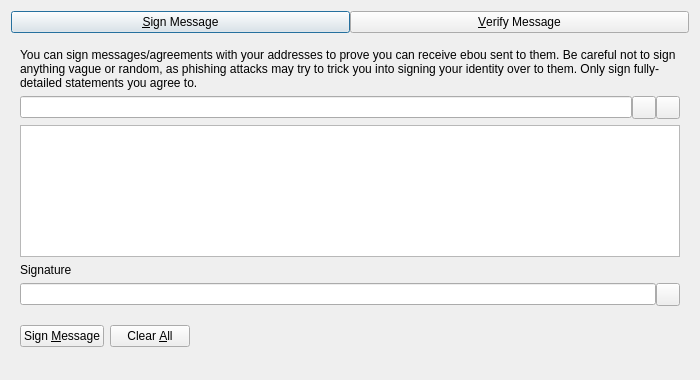
<?xml version="1.0" encoding="UTF-8"?>
<ui version="4.0">
 <class>SignVerifyMessageDialog</class>
 <widget class="QDialog" name="SignVerifyMessageDialog">
  <property name="geometry">
   <rect>
    <x>0</x>
    <y>0</y>
    <width>700</width>
    <height>380</height>
   </rect>
  </property>
  <property name="windowTitle">
   <string>Signatures - Sign / Verify a Message</string>
  </property>
  <property name="modal">
   <bool>true</bool>
  </property>
  <layout class="QVBoxLayout" name="verticalLayout">
   <item>
    <layout class="QHBoxLayout" name="horizontalLayout_Buttons_2">
     <property name="spacing">
      <number>0</number>
     </property>
     <property name="topMargin">
      <number>0</number>
     </property>
     <item>
      <widget class="QPushButton" name="btnSignMessage">
       <property name="text">
        <string>&amp;Sign Message</string>
       </property>
       <property name="checkable">
        <bool>true</bool>
       </property>
      </widget>
     </item>
     <item>
      <widget class="QPushButton" name="btnVerifyMessage">
       <property name="text">
        <string>&amp;Verify Message</string>
       </property>
       <property name="checkable">
        <bool>true</bool>
       </property>
      </widget>
     </item>
    </layout>
   </item>
   <item>
    <widget class="QStackedWidget" name="stackedWidgetSig">
     <property name="minimumSize">
      <size>
       <width>0</width>
       <height>0</height>
      </size>
     </property>
     <property name="currentIndex">
      <number>0</number>
     </property>
     <widget class="QWidget" name="pageSignMessage">
      <layout class="QVBoxLayout" name="verticalLayout_SM">
       <item>
        <widget class="QLabel" name="infoLabel_SM">
         <property name="text">
          <string>You can sign messages/agreements with your addresses to prove you can receive ebou sent to them. Be careful not to sign anything vague or random, as phishing attacks may try to trick you into signing your identity over to them. Only sign fully-detailed statements you agree to.</string>
         </property>
         <property name="textFormat">
          <enum>Qt::PlainText</enum>
         </property>
         <property name="wordWrap">
          <bool>true</bool>
         </property>
        </widget>
       </item>
       <item>
        <layout class="QHBoxLayout" name="horizontalLayout_1_SM">
         <property name="spacing">
          <number>0</number>
         </property>
         <item>
          <widget class="QValidatedLineEdit" name="addressIn_SM">
           <property name="toolTip">
            <string>The ebou address to sign the message with</string>
           </property>
          </widget>
         </item>
         <item>
          <widget class="QToolButton" name="addressBookButton_SM">
           <property name="toolTip">
            <string>Choose previously used address</string>
           </property>
           <property name="text">
            <string/>
           </property>
           <property name="shortcut">
            <string>Alt+A</string>
           </property>
          </widget>
         </item>
         <item>
          <widget class="QToolButton" name="pasteButton_SM">
           <property name="toolTip">
            <string>Paste address from clipboard</string>
           </property>
           <property name="text">
            <string/>
           </property>
           <property name="shortcut">
            <string>Alt+P</string>
           </property>
          </widget>
         </item>
        </layout>
       </item>
       <item>
        <widget class="QPlainTextEdit" name="messageIn_SM">
         <property name="toolTip">
          <string>Enter the message you want to sign here</string>
         </property>
        </widget>
       </item>
       <item>
        <widget class="QLabel" name="signatureLabel_SM">
         <property name="text">
          <string>Signature</string>
         </property>
         <property name="textFormat">
          <enum>Qt::PlainText</enum>
         </property>
        </widget>
       </item>
       <item>
        <layout class="QHBoxLayout" name="horizontalLayout_2_SM">
         <property name="spacing">
          <number>0</number>
         </property>
         <item>
          <widget class="QLineEdit" name="signatureOut_SM">
           <property name="readOnly">
            <bool>true</bool>
           </property>
          </widget>
         </item>
         <item>
          <widget class="QToolButton" name="copySignatureButton_SM">
           <property name="toolTip">
            <string>Copy the current signature to the system clipboard</string>
           </property>
           <property name="text">
            <string/>
           </property>
          </widget>
         </item>
        </layout>
       </item>
       <item>
        <layout class="QHBoxLayout" name="horizontalLayout_3_SM">
         <item>
          <widget class="QPushButton" name="signMessageButton_SM">
           <property name="toolTip">
            <string>Sign the message to prove you own this ebou address</string>
           </property>
           <property name="text">
            <string>Sign &amp;Message</string>
           </property>
           <property name="autoDefault">
            <bool>false</bool>
           </property>
          </widget>
         </item>
         <item>
          <widget class="QPushButton" name="clearButton_SM">
           <property name="toolTip">
            <string>Reset all sign message fields</string>
           </property>
           <property name="text">
            <string>Clear &amp;All</string>
           </property>
           <property name="autoDefault">
            <bool>false</bool>
           </property>
          </widget>
         </item>
         <item>
          <spacer name="horizontalSpacer_1_SM">
           <property name="orientation">
            <enum>Qt::Horizontal</enum>
           </property>
           <property name="sizeHint" stdset="0">
            <size>
             <width>40</width>
             <height>48</height>
            </size>
           </property>
          </spacer>
         </item>
         <item>
          <widget class="QLabel" name="statusLabel_SM">
           <property name="text">
            <string/>
           </property>
           <property name="wordWrap">
            <bool>true</bool>
           </property>
          </widget>
         </item>
         <item>
          <spacer name="horizontalSpacer_2_SM">
           <property name="orientation">
            <enum>Qt::Horizontal</enum>
           </property>
           <property name="sizeHint" stdset="0">
            <size>
             <width>40</width>
             <height>48</height>
            </size>
           </property>
          </spacer>
         </item>
        </layout>
       </item>
      </layout>
     </widget>
     <widget class="QWidget" name="pageVerifyMessage">
      <layout class="QVBoxLayout" name="verticalLayout_VM">
       <item>
        <widget class="QLabel" name="infoLabel_VM">
         <property name="text">
          <string>Enter the receiver's address, message (ensure you copy line breaks, spaces, tabs, etc. exactly) and signature below to verify the message. Be careful not to read more into the signature than what is in the signed message itself, to avoid being tricked by a man-in-the-middle attack. Note that this only proves the signing party receives with the address, it cannot prove sendership of any transaction!</string>
         </property>
         <property name="textFormat">
          <enum>Qt::PlainText</enum>
         </property>
         <property name="alignment">
          <set>Qt::AlignLeading|Qt::AlignLeft|Qt::AlignTop</set>
         </property>
         <property name="wordWrap">
          <bool>true</bool>
         </property>
        </widget>
       </item>
       <item>
        <layout class="QHBoxLayout" name="horizontalLayout_1_VM">
         <property name="spacing">
          <number>0</number>
         </property>
         <item>
          <widget class="QValidatedLineEdit" name="addressIn_VM">
           <property name="toolTip">
            <string>The ebou address the message was signed with</string>
           </property>
          </widget>
         </item>
         <item>
          <widget class="QToolButton" name="addressBookButton_VM">
           <property name="toolTip">
            <string>Choose previously used address</string>
           </property>
           <property name="text">
            <string/>
           </property>
           <property name="shortcut">
            <string>Alt+A</string>
           </property>
          </widget>
         </item>
        </layout>
       </item>
       <item>
        <widget class="QPlainTextEdit" name="messageIn_VM"/>
       </item>
       <item>
        <widget class="QValidatedLineEdit" name="signatureIn_VM"/>
       </item>
       <item>
        <layout class="QHBoxLayout" name="horizontalLayout_2_VM">
         <item>
          <widget class="QPushButton" name="verifyMessageButton_VM">
           <property name="toolTip">
            <string>Verify the message to ensure it was signed with the specified ebou address</string>
           </property>
           <property name="text">
            <string>Verify &amp;Message</string>
           </property>
           <property name="autoDefault">
            <bool>false</bool>
           </property>
          </widget>
         </item>
         <item>
          <widget class="QPushButton" name="clearButton_VM">
           <property name="toolTip">
            <string>Reset all verify message fields</string>
           </property>
           <property name="text">
            <string>Clear &amp;All</string>
           </property>
           <property name="autoDefault">
            <bool>false</bool>
           </property>
          </widget>
         </item>
         <item>
          <spacer name="horizontalSpacer_1_VM">
           <property name="orientation">
            <enum>Qt::Horizontal</enum>
           </property>
           <property name="sizeHint" stdset="0">
            <size>
             <width>40</width>
             <height>48</height>
            </size>
           </property>
          </spacer>
         </item>
         <item>
          <widget class="QLabel" name="statusLabel_VM">
           <property name="text">
            <string/>
           </property>
           <property name="wordWrap">
            <bool>true</bool>
           </property>
          </widget>
         </item>
         <item>
          <spacer name="horizontalSpacer_2_VM">
           <property name="orientation">
            <enum>Qt::Horizontal</enum>
           </property>
           <property name="sizeHint" stdset="0">
            <size>
             <width>40</width>
             <height>48</height>
            </size>
           </property>
          </spacer>
         </item>
        </layout>
       </item>
      </layout>
     </widget>
    </widget>
   </item>
  </layout>
 </widget>
 <customwidgets>
  <customwidget>
   <class>QValidatedLineEdit</class>
   <extends>QLineEdit</extends>
   <header>qt/qvalidatedlineedit.h</header>
  </customwidget>
 </customwidgets>
 <resources>
  <include location="../ebou.qrc"/>
 </resources>
 <connections/>
</ui>
